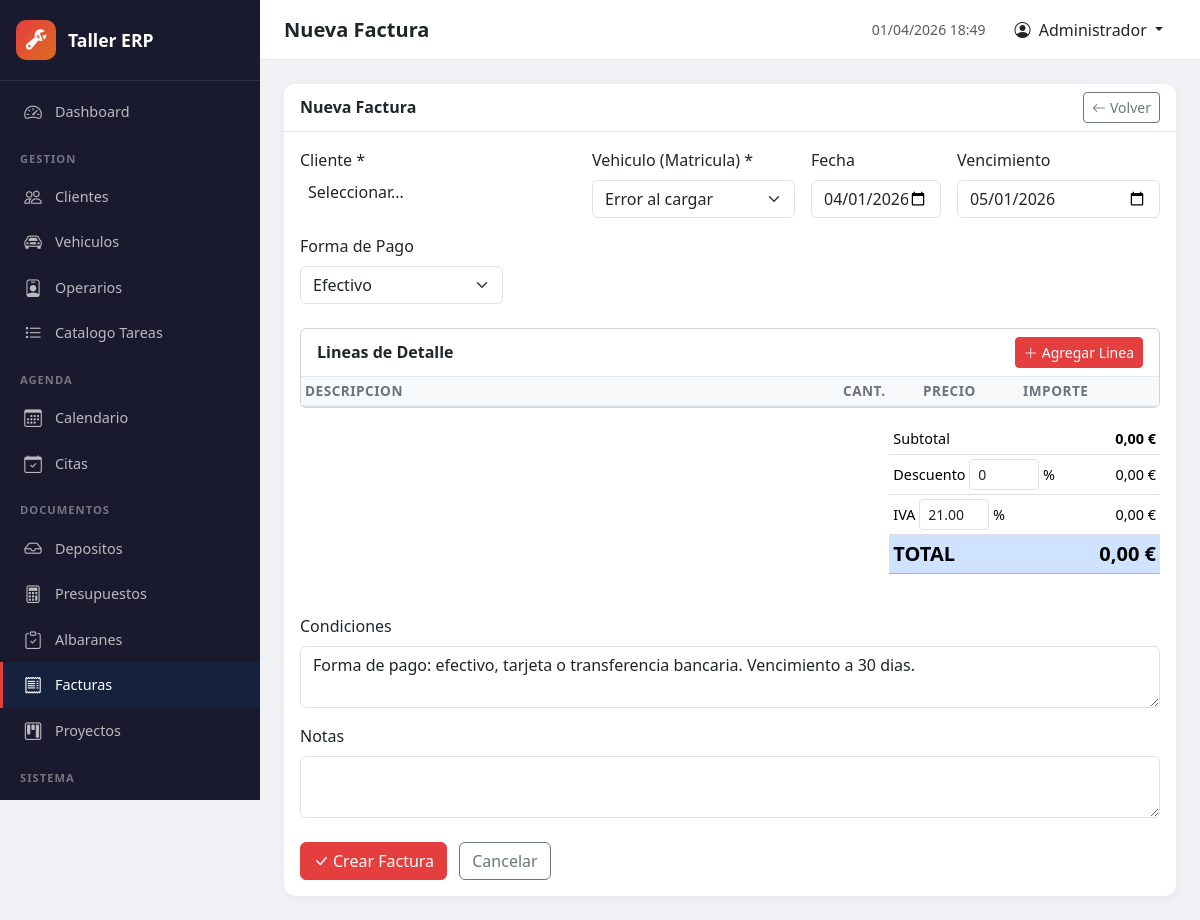
The app's page /index.php?c=factura&a=create (signed in) with its own data.
### tables this page shows
CREATE TABLE IF NOT EXISTS configuracion (
    id INT PRIMARY KEY DEFAULT 1,
    empresa_nombre VARCHAR(200) DEFAULT 'Mi Taller',
    empresa_cif VARCHAR(20) DEFAULT '',
    empresa_direccion TEXT,
    empresa_telefono VARCHAR(20) DEFAULT '',
    empresa_email VARCHAR(150) DEFAULT '',
    empresa_logo VARCHAR(255) DEFAULT '',
    iva_porcentaje DECIMAL(5,2) DEFAULT 21.00,
    moneda VARCHAR(10) DEFAULT 'EUR',
    prefijo_deposito VARCHAR(10) DEFAULT 'DEP',
    prefijo_presupuesto VARCHAR(10) DEFAULT 'PRE',
    prefijo_orden VARCHAR(10) DEFAULT 'ORD',
    prefijo_albaran VARCHAR(10) DEFAULT 'ALB',
    prefijo_factura VARCHAR(10) DEFAULT 'FAC',
    prefijo_proyecto VARCHAR(10) DEFAULT 'PRY',
    prefijo_cita VARCHAR(10) DEFAULT 'CIT',
    siguiente_num_deposito INT DEFAULT 1,
    siguiente_num_presupuesto INT DEFAULT 1,
    siguiente_num_orden INT DEFAULT 1,
    siguiente_num_albaran INT DEFAULT 1,
    siguiente_num_factura INT DEFAULT 1,
    siguiente_num_proyecto INT DEFAULT 1,
    siguiente_num_cita INT DEFAULT 1,
    condiciones_presupuesto TEXT,
    condiciones_factura TEXT,
    updated_at DATETIME DEFAULT CURRENT_TIMESTAMP ON UPDATE CURRENT_TIMESTAMP
);

### core/Controller.php (called while the page is built, shortened)
<?php
class Controller {
    protected function view($name, $data = []) {
        extract($data);
        $viewFile = __DIR__ . '/../views/' . $name . '.php';
        include $viewFile;
        include __DIR__ . '/../views/layout/master.php';
    }
}

### controllers/FacturaController.php (called while the page is built, shortened)
<?php
class FacturaController extends Controller {
    public function create() {
        $clientes = Cliente::findAll("activo = 'SI'", [], 'nombre ASC');
        $operarios = Operario::activos();
        $config = getConfig();
        $this->view('documentos/factura_form', [
            'pageTitle' => 'Nueva Factura',
            'doc' => null,
            'lineas' => [],
            'clientes' => $clientes,
            'operarios' => $operarios,
            'config' => $config,
            'selectedCliente' => (int)$this->getParam('id_cliente'),
            'selectedMatricula' => $this->getParam('matricula', ''),
            'extraJs' => ['assets/js/documento.js'],
        ]);
    }
}

### core/Router.php (called while the page is built, shortened)
<?php
class Router {
    public function dispatch() {
        $action = $_GET['a'] ?? 'index';
        $action = preg_replace('/[^a-zA-Z0-9_]/', '', $action);
        $instance = new $controllerClass();
        $instance->$action();
    }
}

### index.php (called while the page is built, shortened)
<?php
require_once __DIR__ . '/core/Helpers.php';
require_once __DIR__ . '/core/Controller.php';
require_once __DIR__ . '/core/Router.php';
$router = new Router();
$router->dispatch();

### core/Helpers.php (called while the page is built, shortened)
<?php
function e($str) {
    return htmlspecialchars($str ?? '', ENT_QUOTES, 'UTF-8');
}
function getConfig() {
    static $config = null;
    if ($config === null) {
        $db = getDB();
        $config = $db->query("SELECT * FROM configuracion WHERE id = 1")->fetch();
    }
    return $config;
}

### views/documentos/factura_form.php (the view, shortened to what this page needs)
<?php $d = $doc; $isEdit = !empty($d); $config = $config ?? getConfig(); ?>
<div class="card form-card">
    <div class="card-header d-flex justify-content-between align-items-center">
        <h6 class="mb-0 fw-bold"><?= $isEdit ? 'Editar Factura ' . e($d['id_factura']) : 'Nueva Factura' ?></h6>
        <a href="index.php?c=factura" class="btn btn-sm btn-outline-secondary"><i class="bi bi-arrow-left me-1"></i>Volver</a>
    </div>
    <div class="card-body">
        <form method="POST" action="index.php?c=factura&a=<?= $isEdit ? 'update' : 'store' ?>" id="docForm">
            <div class="row g-3 mb-4">
                <div class="col-md-4">
                    <label class="form-label">Cliente *</label>
                </div>
                <div class="col-md-3">
                    <label class="form-label">Vehiculo (Matricula) *</label>
                    <select class="form-select" name="matricula" id="matriculaSelect" required>
                        <option value="">Seleccionar...</option>
                    </select>
                </div>
                <div class="col-md-2">
                    <label class="form-label">Fecha</label>
                    <input type="date" class="form-control" name="fecha" value="<?= e($d['fecha'] ?? date('Y-m-d')) ?>" required>
                </div>
                <div class="col-md-3">
                    <label class="form-label">Vencimiento</label>
                    <input type="date" class="form-control" name="fecha_vencimiento" value="<?= e($d['fecha_vencimiento'] ?? date('Y-m-d', strtotime('+30 days'))) ?>">
                </div>
                <div class="col-md-3">
                    <label class="form-label">Forma de Pago</label>
                    <select class="form-select" name="forma_pago">
                        <?php foreach (['efectivo','tarjeta','transferencia','domiciliacion'] as $fp): ?>
                            <option value="<?= $fp ?>" <?= ($d['forma_pago'] ?? 'efectivo') === $fp ? 'selected' : '' ?>><?= ucfirst($fp) ?></option>
                        <?php endforeach; ?>
                    </select>
                </div>
            </div>
            <div class="card mb-3">
                <div class="card-header d-flex justify-content-between align-items-center py-2">
                    <h6 class="mb-0 fw-bold">Lineas de Detalle</h6>
                    <button type="button" class="btn btn-sm btn-primary" onclick="addLinea()"><i class="bi bi-plus-lg me-1"></i>Agregar Linea</button>
                </div>
                <div class="card-body p-0">
                    <div class="table-responsive">
                        <table class="table table-sm mb-0">
                            <thead><tr class="table-light"><th>Descripcion</th><th width="80">Cant.</th><th width="100">Precio</th><th width="100">Importe</th><th width="40"></th></tr></thead>
                        </table>
                    </div>
                </div>
            </div>
            <div class="row justify-content-end">
                <div class="col-md-4">
                    <table class="table table-sm">
                        <tr><td>Subtotal</td><td class="text-end fw-bold" id="subtotalDisplay">0,00 &euro;</td></tr>
                        <tr><td>Descuento <input type="number" class="form-control form-control-sm d-inline" id="descuento_porcentaje" name="descuento_porcentaje" value="<?= e($d['descuento_porcentaje'] ?? 0) ?>" step="0.01" min="0" max="100" style="width:70px"> %</td><td class="text-end" id="descuentoDisplay">0,00 &euro;</td></tr>
                        <tr><td>IVA <input type="number" class="form-control form-control-sm d-inline" id="iva_porcentaje" name="iva_porcentaje" value="<?= e($d['iva_porcentaje'] ?? $config['iva_porcentaje']) ?>" step="0.01" min="0" style="width:70px"> %</td><td class="text-end" id="ivaDisplay">0,00 &euro;</td></tr>
                        <tr class="table-primary"><td class="fw-bold fs-5">TOTAL</td><td class="text-end fw-bold fs-5" id="totalDisplay">0,00 &euro;</td></tr>
                    </table>
                </div>
            </div>
            <div class="row g-3 mt-2">
                <div class="col-12"><label class="form-label">Condiciones</label><textarea class="form-control" name="condiciones" rows="2"><?= e($d['condiciones'] ?? $config['condiciones_factura'] ?? '') ?></textarea></div>
                <div class="col-12"><label class="form-label">Notas</label><textarea class="form-control" name="notas" rows="2"><?= e($d['notas'] ?? '') ?></textarea></div>
            </div>
            <div class="mt-4">
                <button type="submit" class="btn btn-primary"><i class="bi bi-check-lg me-1"></i><?= $isEdit ? 'Guardar' : 'Crear Factura' ?></button>
                <a href="index.php?c=factura" class="btn btn-outline-secondary ms-2">Cancelar</a>
            </div>
        </form>
    </div>
</div>

### assets/css/app.css (style rules this page uses)
:root { --sidebar-width: 260px; --sidebar-bg: #1a1a2e; --sidebar-hover: #16213e; --sidebar-active: #e53e3e; --topbar-height: 60px; --primary: #e53e3e; --primary-dark: #c53030; }
* { box-sizing: border-box; }
body { font-family: 'Segoe UI', system-ui, -apple-system, sans-serif; background: #f0f2f5; margin: 0; min-height: 100vh; }
.table thead th { background: #f8f9fa; font-weight: 600; font-size: 0.85rem; text-transform: uppercase; color: #6b7280; letter-spacing: 0.5px; border-bottom: 2px solid #e5e7eb; }
.table td { vertical-align: middle; font-size: 0.9rem; }
.btn-primary { background: var(--primary); border-color: var(--primary); }
.form-card { border: none; border-radius: 12px; box-shadow: 0 2px 8px rgba(0,0,0,0.06); }
.form-card .card-header { background: #fff; border-bottom: 1px solid #e5e7eb; border-radius: 12px 12px 0 0 !important; }

### records on screen
configuracion: iva_porcentaje "21.00", condiciones "Forma de pago: efectivo, tarjeta o transferencia bancaria. Vencimiento a 30 dias."

### other values on screen
APP_NAME "Taller ERP"
$pageTitle "Nueva Factura"
currentUser()['nombre'] "Administrador"
form field forma_pago "Efectivo"
